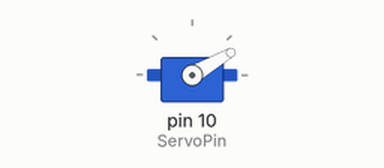
A sketch run on a simulated Arduino Uno, built with avr-gcc and run on an emulated ATmega328P. Shown: servo.

Above: at 0.05 s.
At 3.0 s:
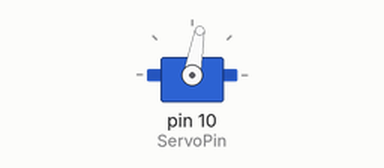
At 6.0 s:
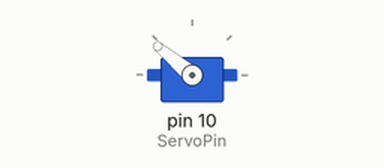
At 12.0 s:
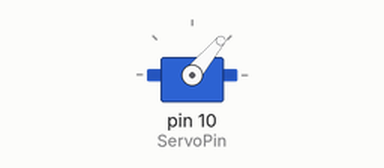
Timing chart, 0 to 16.9 s (numbered marks = the images above):
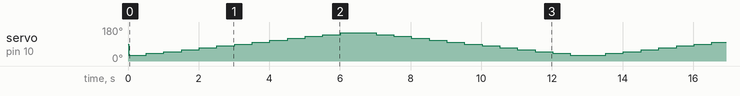

The sketch:

Servo_Test.ino
```cpp
#include <PWMServo.h> //must use this library because basic Servo.h Arduino library cannot run on Teensy 4.1's processor
static const int ServoPin = 10;
PWMServo rudderServo;                 //declare servo to control rudder

void setup() {
  pinMode(ServoPin, OUTPUT);
  rudderServo.attach(ServoPin); //attach pin to servo object
  rudderServo.write(90);
  delay(15);
}

void loop() {
  for(int i = 3; i <= 15; i++){
    Serial.print("Moving rudder to ");
    Serial.print(i*10);
    Serial.println(" degrees.");
    rudderServo.write(i*10);
    // if(digitalRead(6)){
    //   digitalWrite(6, LOW);
    // } else {
    //   digitalWrite(6, HIGH);
    // }
    delay(500);
  }
  for(int i = 15; i >= 3; i--){
    Serial.print("Moving rudder to ");
    Serial.print(i*10);
    Serial.println(" degrees.");
    rudderServo.write(i*10);
    // if(digitalRead(6)){
    //   digitalWrite(6, LOW);
    // } else {
    //   digitalWrite(6, HIGH);
    // }
    delay(500);
  }
}
```
